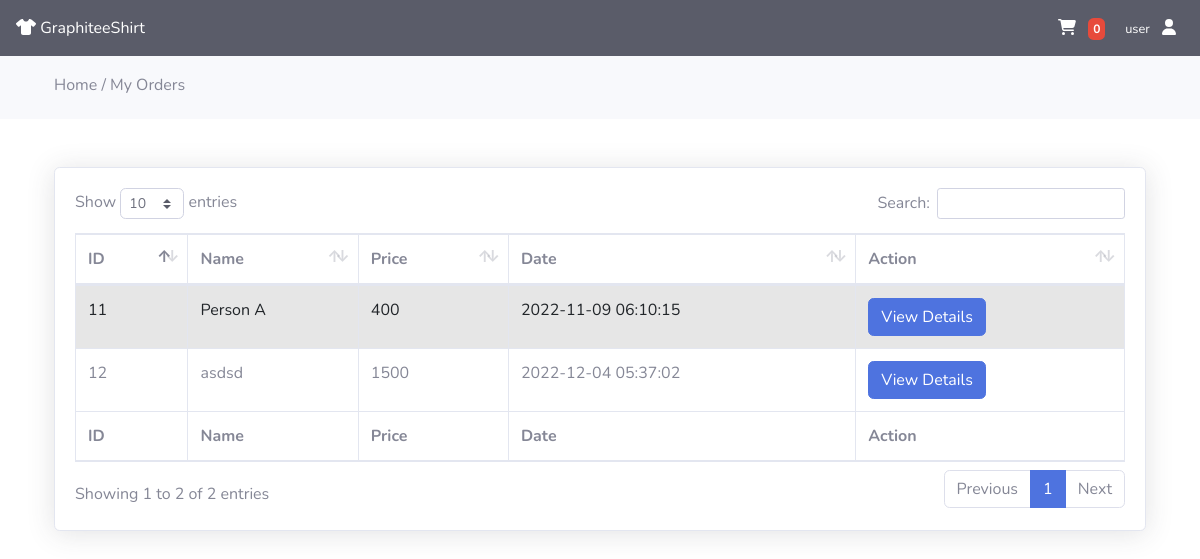
Before: /my-orders.php (signed in) with the older database file.
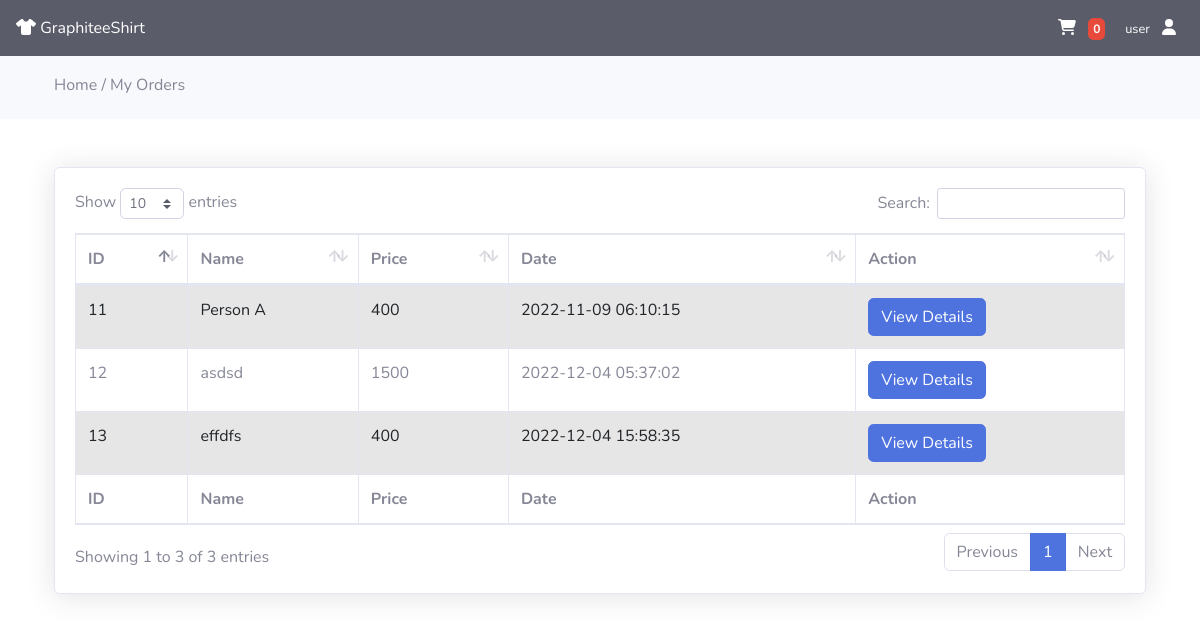
After: the same page with the newer database file.
### tables this page shows
CREATE TABLE `orders` (
  `id` int(11) NOT NULL,
  `tracking_id` varchar(255) NOT NULL,
  `user_id` int(255) NOT NULL,
  `name` varchar(255) NOT NULL,
  `email` varchar(255) NOT NULL,
  `phone` varchar(255) NOT NULL,
  `address` mediumtext NOT NULL,
  `pincode` int(255) NOT NULL,
  `total_price` int(255) NOT NULL,
  `payment_mode` varchar(255) NOT NULL,
  `payment_id` varchar(255) DEFAULT NULL,
  `status` tinyint(4) NOT NULL DEFAULT 0,
  `comments` varchar(255) DEFAULT NULL,
  `proof_of_payment` varchar(250) DEFAULT NULL,
  `created_at` timestamp NOT NULL DEFAULT current_timestamp()
);

### classes/connectiondb.php (called while the page is built, shortened)
<?php
class connection
{
    protected function connect()
    {
        try {
            $servername = "localhost";
            $username = "root";
            $password = "";
            $conn = new PDO("mysql:host=$servername;dbname=ooplogin", $username, $password);
            $conn->setAttribute(PDO::ATTR_ERRMODE, PDO::ERRMODE_EXCEPTION);
            return $conn;
        } catch (PDOException $e) {
            echo "Connection failed: " . $e->getMessage();
            die();
        }
    }
}

### classes/viewproductModel.php (called while the page is built, shortened)
<?php
class viewproducts extends connection
{
    function getOrders($user_id)
    {
        $sql = "SELECT * FROM orders WHERE user_id ='$user_id' ORDER BY id DESC";
        $stmt = $this->connect()->prepare($sql);
        $stmt->execute();
        return $stmt;
    }
}

### my-orders.php (the view, shortened to what the changed rows need)
<?php
if (!isset($_SESSION["userid"])) {
    $style = "style='display:none;'";
    $toggle = "";
} else {
    include "classes/connectiondb.php";
    include "classes/viewproductModel.php";
}
?>
<!DOCTYPE html>
<html lang="en">
<head>
    <link href="https://cdn.jsdelivr.net/npm/bootstrap@5.2.0/dist/css/bootstrap.min.css" rel="stylesheet">
    <link href="vendors/fontawesome-free/css/all.min.css" rel="stylesheet" type="text/css">
    <link href="dashboard/css/sb-admin-2.min.css" rel="stylesheet">
    <link href="vendors/datatables/dataTables.bootstrap4.min.css" rel="stylesheet">
    <link rel="stylesheet" href="https://cdnjs.cloudflare.com/ajax/libs/font-awesome/6.1.2/css/all.min.css">
    <link rel="stylesheet" href="//cdn.jsdelivr.net/npm/alertifyjs@1.13.1/build/css/alertify.min.css" />
</head>
<body>
    <div class="row">
        <div class="py-5">
            <div class="container">
                <div class="card card-body shadow">
                    <div class="row">
                        <div class="col-md-12">
                            <table id="dataTable" class="table table-bordered table-striped" style="width:100%">
                                <thead class="">
                                    <tr>
                                        <th>ID</th>
                                        <th>Name</th>
                                        <th>Price</th>
                                        <th>Date</th>
                                        <th>Action</th>
                                    </tr>
                                </thead>
                                <tbody>
                                    <?php
                                    $user_id = $_SESSION["userid"];
                                    $order = new viewproducts();
                                    $orderData = $order->getOrders($user_id);
                                    if ($orderData->rowCount() > 0) {
                                        foreach ($orderData as $items) {
                                    ?>
                                            <tr>
                                                <td> <?= $items['id']; ?> </td>
                                                <td> <?= $items['name']; ?> </td>
                                                <td> <?= $items['total_price']; ?> </td>
                                                <td> <?= $items['created_at']; ?> </td>
                                                <td>
                                                    <a href="view-order.php?t=<?= $items['tracking_id']; ?> " class="btn btn-primary "> View Details </a>
                                                </td>
                                            </tr>
                                        <?php
                                        }
                                    } else {
                                        ?>
                                    <?php
                                    }
                                    ?>
                                </tbody>
                                <tfoot>
                                    <tr>
                                        <th>ID</th>
                                        <th>Name</th>
                                        <th>Price</th>
                                        <th>Date</th>
                                        <th>Action</th>
                                    </tr>
                                </tfoot>
                            </table>
                        </div>
                    </div>
                </div>
            </div>
        </div>
</body>
</html>

Changed rows visible on the page:
added orders: id "13", name "effdfs", total_price "400", created_at "2022-12-04 15:58:35"
Other visible differences:
text written by a page script: "Show entries Search: Showing 1 to 2 of 2 entries Previous 1 Next" → "Show entries Search: Showing 1 to 3 of 3 entries Previous 1 Next"
